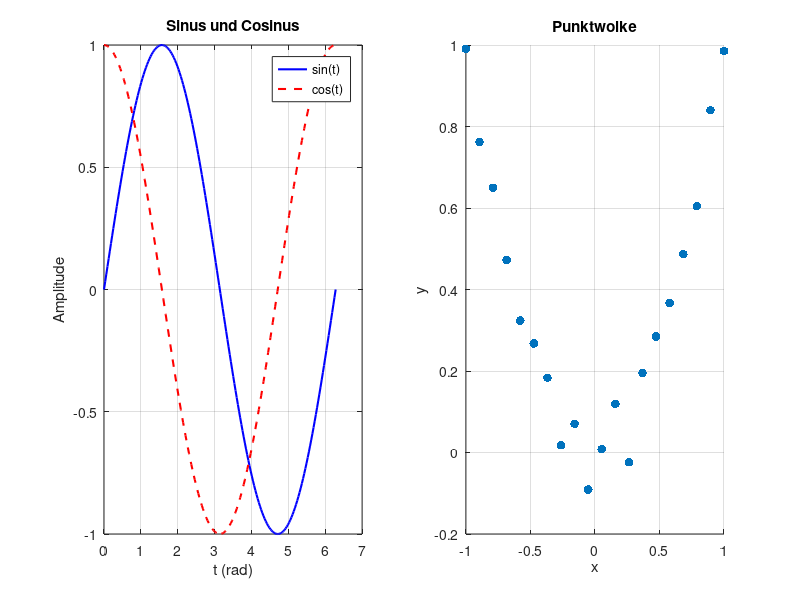
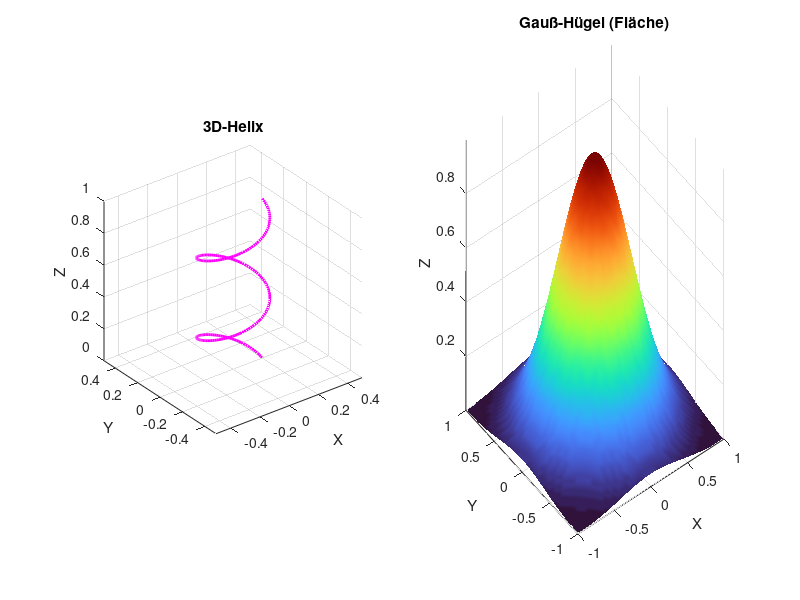
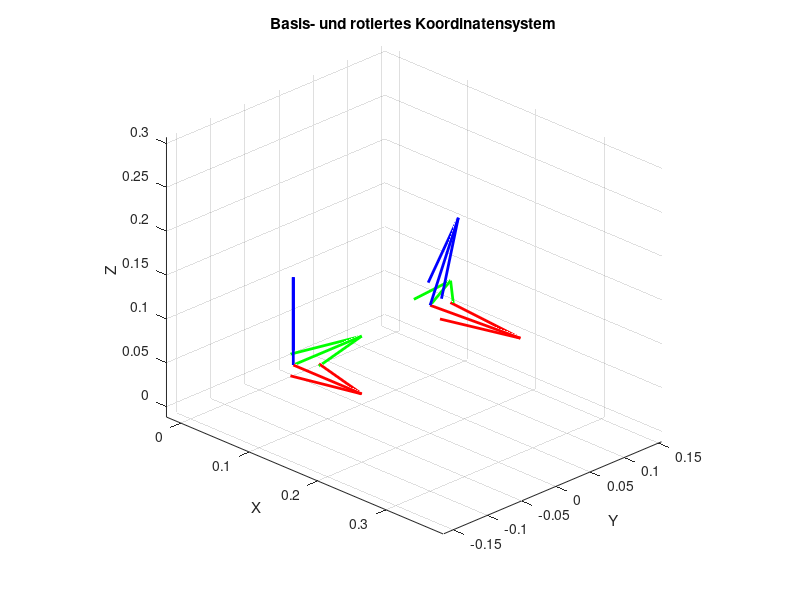
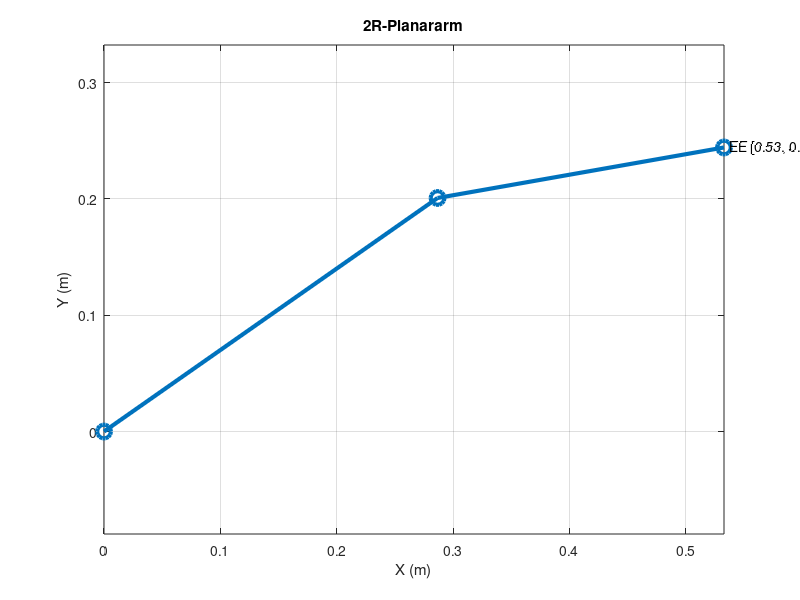

Source code (MATLAB) for these figures, in order:
function lecture00_basics()
% Vorlesung 0 — MATLAB‑Grundlagen für Robotik (Mathematik, Visualisierung, Kinematik)
%
% Ausführung
%   - Datei in MATLAB öffnen und „Run“ ausführen (oder abschnittsweise mit %%‑Zellen)
%   - Arbeitsordner auf das Repo bzw. den Ordner „matlab“ setzen
%   - Abbildungen geöffnet lassen, wenn Sie in ein PDF exportieren
%
% Lernziele
%   1) MATLAB‑Mathe‑Basics (Vektoren/Matrizen, Lineare Algebra, Numerik)
%   2) Visualisierung: 2D/3D‑Plots, Flächen, Koordinatenrahmen
%   3) Kinematik: Rotationsmatrizen, homogene Transformationen, einfache Ketten
%   4) DH‑basierte Vorwärtskinematik (kurz) inkl. Rahmendarstellung
%
% Konventionen
%   - Winkel sind in Radiant, außer wenn explizit in Grad ausgegeben
%   - Rechtshändiges Koordinatensystem; Z‑Achse zeigt standardmäßig „aus der Seite“
%   - Transformation T bildet mittels Post‑Multiplikation von einer Quelle auf ein Ziel ab
%   - R ist 3×3‑Rotation, p ist 3×1‑Position, T ist 4×4‑Homogene

%% Hilfsfunktionen (werden zuerst definiert und anschließend genutzt)

% d2r: Umrechnung von Grad nach Radiant
%   Eingabe: deg (Skalar/Array) in Grad
%   Ausgabe: Radiant gleicher Größe
function out = d2r(deg)
    out = deg * pi/180;
end

% r2d: Umrechnung von Radiant nach Grad
%   Eingabe: rad (Skalar/Array) in Radiant
%   Ausgabe: Grad gleicher Größe
function out = r2d(rad)
    out = rad * 180/pi;
end

% rotX3/rotY3/rotZ3: elementare 3×3‑Rotationsmatrizen
%   Jeweils eine Rechtsdrehung um die entsprechende Achse.
%   Eigenschaften: R^T R = I, det(R) = 1 (SO(3)).
function R = rotX3(theta)
    c = cos(theta); s = sin(theta);
    R = [1 0 0; 0 c -s; 0 s c];
end

function R = rotY3(theta)
    c = cos(theta); s = sin(theta);
    R = [c 0 s; 0 1 0; -s 0 c];
end

function R = rotZ3(theta)
    c = cos(theta); s = sin(theta);
    R = [c -s 0; s c 0; 0 0 1];
end

% makeT: zusammengesetzte 4×4‑Transformation aus R und p
%   T = [ R p; 0 0 0 1 ]
%   R: 3×3, p: 3×1
function T = makeT(R, p)
    T = eye(4);
    T(1:3,1:3) = R;
    T(1:3,4) = p(:);
end

% transl4: reine Translation als 4×4‑Matrix
%   Praktisch zum sequentiellen Zusammensetzen von Posen.
function T = transl4(x, y, z)
    T = eye(4);
    T(1:3,4) = [x; y; z];
end

% isSO3: Prüft, ob R eine gültige Rotationsmatrix ist
%   Test: Orthonormalität und Determinante 1 innerhalb Toleranz.
function tf = isSO3(R, tol)
    if nargin < 2, tol = 1e-9; end
    tf = norm(R'*R - eye(3), 2) < tol && abs(det(R) - 1) < tol;
end

% tprint4: kompaktes Ausgeben einer 4×4‑Transformation
%   Druckt Position p und die 3×3‑Rotationsmatrix.
function tprint4(T, label)
    if nargin < 2, label = 'Transformation'; end
    fprintf('\n%s\n', label);
    fprintf('  p (m): [%.4f %.4f %.4f]\n', T(1,4), T(2,4), T(3,4));
    fprintf('  R =\n');
    disp(T(1:3,1:3));
end

% draw_frame3: zeichnet einen Koordinatenrahmen in 3D
%   Achsenfarben: X=rot, Y=grün, Z=blau; Pfeillänge über scale.
function draw_frame3(ax, T, scale, lw)
    if nargin < 3 || isempty(scale), scale = 0.1; end
    if nargin < 4 || isempty(lw), lw = 2; end
    o = T(1:3,4);
    x = T(1:3,1) * scale;
    y = T(1:3,2) * scale;
    z = T(1:3,3) * scale;
    hold(ax, 'on');
    quiver3(ax, o(1), o(2), o(3), x(1), x(2), x(3), 0, 'r', 'LineWidth', lw, 'MaxHeadSize', 0.5);
    quiver3(ax, o(1), o(2), o(3), y(1), y(2), y(3), 0, 'g', 'LineWidth', lw, 'MaxHeadSize', 0.5);
    quiver3(ax, o(1), o(2), o(3), z(1), z(2), z(3), 0, 'b', 'LineWidth', lw, 'MaxHeadSize', 0.5);
end

% dh: Standard‑Denavit‑Hartenberg‑Matrix
%   Parameter: a (Linklänge), alpha (Verdrehung), d (Verschiebung), theta (Gelenkwinkel)
%   Liefert die homogene Einzel‑Transformation eines Glieds.
function A = dh(a, alpha, d, theta)
    c = cos(theta); s = sin(theta); ca = cos(alpha); sa = sin(alpha);
    A = [c, -s*ca,  s*sa, a*c;
         s,  c*ca, -c*sa, a*s;
         0,     sa,    ca,   d;
         0,      0,     0,   1];
end

% fkine_dh: Vorwärtskinematik für eine DH‑Kette
%   dh_table: [a, alpha, d, theta_offset] je Zeile
%   q: Gelenkwinkelvektor (in Radiant)
%   Rückgabe: Endpose Tn und Zellarray Ts aller Zwischenposen
function [Tn, Ts] = fkine_dh(dh_table, q)
    n = size(dh_table,1);
    Ts = cell(n+1,1); Ts{1} = eye(4);
    for i = 1:n
        a = dh_table(i,1); alpha = dh_table(i,2); d = dh_table(i,3); th0 = dh_table(i,4);
        th = q(i) + th0;
        Ts{i+1} = Ts{i} * dh(a, alpha, d, th);
    end
    Tn = Ts{end};
end

% plot_planar_chain: 2D‑Darstellung einer Gelenkkette (Punktfolge)
%   points: 2×N mit den Gelenkpositionen in der Ebene
function plot_planar_chain(ax, points, opt)
    if nargin < 3, opt = struct(); end
    if ~isfield(opt,'lw'), opt.lw = 3; end
    if ~isfield(opt,'ms'), opt.ms = 30; end
    plot(ax, points(1,:), points(2,:), '-o', 'LineWidth', opt.lw, 'MarkerSize', opt.ms/3);
    axis(ax, 'equal'); grid(ax, 'on');
    xlabel(ax, 'X (m)'); ylabel(ax, 'Y (m)');
end

%% 1) Einstieg: Aufräumen und Initialisierung
clc;  % Räumt das Command Window auf
rng(0);  % Setzt den Zufallszahlengenerator für reproduzierbare Ergebnisse
fprintf('Vorlesung 0: MATLAB‑Grundlagen für Robotik\n');  % Gibt den Titel im Command Window aus
datum = datestr(now);  % Wandelt die aktuelle Systemzeit in eine formatierte Zeichenkette um
fprintf('Datum: %s\n', datum);  % Zeigt das aktuelle Datum an

%% 2) Mathematik-Grundlagen: Felder und Lineare Algebra
fprintf('\n=== Mathematik-Grundlagen ===\n');

% Felder und elementweise Operationen
v = (1:5);                   % Zeilenvektor
w = v.^2;                    % Elementweise Potenz
A = [1 2; 3 4];              % 2x2-Matrix
B = [2 -1; 1 0.5];
C = A*B;                     % Matrixprodukt
D = A.*B;                    % Elementweise Multiplikation
fprintf('A*B (Matrixprodukt) =\n'); disp(C);  % disp zeigt die Matrix im Command Window an
fprintf('A.*B (elementweise) =\n'); disp(D);

% Indizierung und Teilbereiche
M = reshape(1:12, [3,4]);    % reshape formt den Zahlenbereich zu einer 3x4-Matrix um
col_text = num2str(M(:,2).');  % num2str wandelt den Spaltenvektor in eine Zeichenkette um
fprintf('Indexierung: M(2,3) = %d, M(:,2) = [ %s ]\n', M(2,3), col_text);

% Implizite Erweiterung (Broadcasting)
row = [1 2 3]; col = [10; 20; 30];
S = row + col;               % 3x3 durch Broadcasting
fprintf('Broadcasting (Zeile + Spalte) =\n'); disp(S);

% Lineare Gleichungssysteme und Konditionierung
A = [4 1 0; 1 3 -1; 0 -1 2]; b = [1; 2; 0.5];
x = A\b; res = norm(A*x - b);  % norm misst die Abweichung zwischen Ax und b
fprintf('Löse Ax=b mit \\: ‖Ax-b‖ = %.2e\n', res);
fprintf('cond_2(A) = %.2f (Konditionszahl)\n', cond(A));  % cond gibt die Konditionszahl der Matrix aus

% SVD und Ausgleichsrechnung
M = randn(5,3);  % randn erzeugt normalverteilte Zufallszahlen mit Mittelwert 0
y = randn(5,1);
[U,S,V] = svd(M, 'econ'); %#ok<ASGLU>  % svd berechnet die Singulärwertzerlegung der Matrix
x_ls = M\y; sig = diag(S).';  % diag extrahiert die Diagonale der Singulärwertmatrix
fprintf('SVD(M): Singulärwerte = [%.3f %.3f %.3f]\n', sig);
fprintf('Least‑Squares‑Lösung: ‖x‖ = %.3f\n', norm(x_ls));

%% 3) Visualisierung: 2D und 3D
fprintf('\n=== Visualisierung — Grundlagen ===\n');

% 2D-Darstellung
t = linspace(0, 2*pi, 200);  % linspace erzeugt 200 äquidistante Stützstellen zwischen 0 und 2π
y1 = sin(t);  % sin berechnet die Sinuswerte für die Zeitbasis
y2 = cos(t);  % cos liefert die Cosinuswerte zur Vergleichskurve
figure('Name','2D‑Plots');  % figure öffnet ein neues Grafikfenster mit der angegebenen Beschriftung
subplot(1,2,1);  % subplot(1,2,1) teilt das Fenster in 1x2 Achsen und aktiviert die linke Achse
plot(t, y1, 'b-', 'LineWidth', 1.5);  % plot zeichnet den Funktionsverlauf als Linie
hold on;  % hold on behält die aktuelle Achse für weitere Plots aktiv
plot(t, y2, 'r--', 'LineWidth', 1.5);
grid on;  % grid on blendet ein Koordinatengitter ein
xlabel('t (rad)');  % xlabel setzt die Beschriftung der x-Achse
ylabel('Amplitude');  % ylabel setzt die Beschriftung der y-Achse
legend('sin(t)', 'cos(t)');  % legend erzeugt eine Legende für die dargestellten Kurven
title('Sinus und Cosinus');  % title vergibt einen Achsentitel

% Streudiagramm mit Beschriftung
xdata = linspace(-1,1,20);
noise = 0.05*randn(size(xdata));  % size liefert die Dimensionen von xdata für das Rauschsampling
ydata = xdata.^2 + noise;
subplot(1,2,2);
scatter(xdata, ydata, 40, 'filled');  % scatter stellt diskrete Punkte mit Markierungen dar
grid on; xlabel('x'); ylabel('y'); title('Punktwolke');

% 3D-Darstellung
figure('Name','3D‑Plots');
subplot(1,2,1);
t = linspace(0, 4*pi, 200); r = 0.2; z = linspace(0, 1, 200);
x = r*cos(t); y = r*sin(t);
plot3(x, y, z, 'm-', 'LineWidth', 2);  % plot3 zeichnet eine räumliche Kurve
grid on; axis equal;  % axis equal erzwingt gleiche Skalierung in allen Achsen
xlabel('X'); ylabel('Y'); zlabel('Z'); title('3D‑Helix');

subplot(1,2,2);
[X,Y] = meshgrid(linspace(-1,1,50));  % meshgrid erzeugt ein Gitter aus x/y-Koordinaten
Z = exp(-3*(X.^2 + Y.^2));  % exp wertet den Exponentialausdruck für das Höhenprofil aus
surf(X,Y,Z);  % surf stellt eine farbige Oberfläche dar
shading interp;  % shading interp glättet die Farbverläufe zwischen den Facetten
colormap turbo;  % colormap legt die Farbpalette für die Grafik fest
axis tight;  % axis tight schneidet den Plot auf den Datenbereich zu
xlabel('X'); ylabel('Y'); zlabel('Z'); title('Gauß‑Hügel (Fläche)');

%% 4) Rotationen und homogene Transformationen
fprintf('\n=== Rotationen und Transformationen ===\n');
R = rotZ3(d2r(30)) * rotY3(d2r(15)) * rotX3(d2r(-10));
fprintf('isSO3(R) = %d, det(R) = %.6f\n', isSO3(R), det(R));
p = [0.3; -0.1; 0.2]; T = makeT(R, p);
tprint4(T, 'Beispiel‑Transformation T');

% Transformationen kombinieren: Basis->A->B
Ta = makeT(rotZ3(d2r(20)), [0.2; 0.0; 0.0]);
Tb = makeT(rotY3(d2r(10)), [0.0; 0.1; 0.0]);
T_ab = Ta * Tb; tprint4(T_ab, 'Komposition T = Ta * Tb');

%% 5) Koordinatenrahmen in 3D visualisieren
fprintf('\n=== Koordinatenrahmen visualisieren ===\n');
fig = figure('Name','Rahmen');
ax = axes(fig);  % axes erzeugt ein neues Achsenobjekt im angegebenen Figure
hold(ax, 'on'); grid(ax, 'on'); axis(ax, 'equal'); view(ax, 45, 25);  % view legt die Blickrichtung auf die 3D-Achse fest
xlabel(ax, 'X'); ylabel(ax, 'Y'); zlabel(ax, 'Z'); title(ax, 'Basis‑ und rotiertes Koordinatensystem');
draw_frame3(ax, eye(4), 0.1, 2);          % Basisrahmen
draw_frame3(ax, T, 0.1, 2);               % transformierter Rahmen
% Hinweis: Farbkonvention der Achsen: X=rot, Y=grün, Z=blau

%% 6) Planare 2R-Kette ohne DH-Parameter
fprintf('\n=== Planare 2R‑Vorwärtskinematik (Geometrie) ===\n');
l1 = 0.35; l2 = 0.25; q = [d2r(35), d2r(-25)];
p0 = [0;0];
p1 = p0 + [l1*cos(q(1)); l1*sin(q(1))];
p2 = p1 + [l2*cos(q(1)+q(2)); l2*sin(q(1)+q(2))];
fprintf('Endeffektor (x,y) = [%.3f, %.3f] m\n', p2(1), p2(2));

fig2 = figure('Name','Planar 2R'); ax2 = axes(fig2);
plot_planar_chain(ax2, [p0 p1 p2]);  % plot_planar_chain zeichnet die Gelenkkette als Linienzug
title(ax2, '2R‑Planararm');
label_text = sprintf('  EE [%.2f, %.2f] m', p2(1), p2(2));  % sprintf formatiert den Text mit Zahlenwerten
text(ax2, p2(1), p2(2), label_text);  % text platziert eine Beschriftung an den angegebenen Koordinaten

%% 7) DH-basierte Vorwärtskinematik mit Rahmendarstellung
fprintf('\n=== DH‑basierte Vorwärtskinematik ===\n');
dh_table = [
    l1, 0, 0, 0;  % a, alpha, d, theta_offset
    l2, 0, 0, 0
];
[Tee, Ts] = fkine_dh(dh_table, q);  % fkine_dh berechnet die Vorwärtskinematik der DH-Kette
tprint4(Tee, 'T_{Basis->EE} aus DH‑Kette');

% Zwischenrahmen darstellen
fig3 = figure('Name','DH‑Rahmen'); ax3 = axes(fig3);
hold(ax3, 'on'); grid(ax3, 'on'); axis(ax3, 'equal'); view(ax3, 30, 25);
xlabel(ax3, 'X'); ylabel(ax3, 'Y'); zlabel(ax3, 'Z'); title(ax3, 'Rahmen entlang der DH‑Kette');
for i = 1:numel(Ts)
    draw_frame3(ax3, Ts{i}, 0.08, 2);
end
draw_frame3(ax3, Tee, 0.1, 3);

fprintf('\nEnde von Vorlesung 0. Vorschlag: Fahren Sie mit Vorlesung 1 (Utilities) fort.\n');
end
